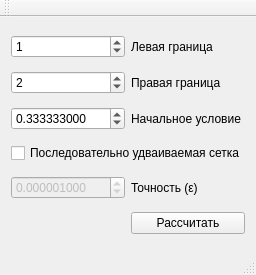
<?xml version="1.0" encoding="UTF-8"?>
<ui version="4.0">
 <class>MainWindow</class>
 <widget class="QMainWindow" name="MainWindow">
  <property name="geometry">
   <rect>
    <x>0</x>
    <y>0</y>
    <width>240</width>
    <height>275</height>
   </rect>
  </property>
  <property name="windowTitle">
   <string>MainWindow</string>
  </property>
  <widget class="QWidget" name="centralWidget">
   <layout class="QHBoxLayout" name="horizontalLayout">
    <item>
     <layout class="QGridLayout" name="gridLayout">
      <item row="3" column="0" colspan="2">
       <widget class="QCheckBox" name="gridCheckbox">
        <property name="text">
         <string>Последовательно удваиваемая сетка</string>
        </property>
       </widget>
      </item>
      <item row="5" column="1">
       <widget class="QPushButton" name="calculateButton">
        <property name="text">
         <string>Рассчитать</string>
        </property>
       </widget>
      </item>
      <item row="1" column="1">
       <widget class="QLabel" name="label_3">
        <property name="text">
         <string>Правая граница</string>
        </property>
       </widget>
      </item>
      <item row="0" column="1">
       <widget class="QLabel" name="label">
        <property name="text">
         <string>Левая граница</string>
        </property>
       </widget>
      </item>
      <item row="1" column="0">
       <widget class="QSpinBox" name="rightInput">
        <property name="minimum">
         <number>-99</number>
        </property>
        <property name="value">
         <number>2</number>
        </property>
       </widget>
      </item>
      <item row="2" column="0">
       <widget class="QDoubleSpinBox" name="y0Input">
        <property name="decimals">
         <number>9</number>
        </property>
        <property name="value">
         <double>0.333333000000000</double>
        </property>
       </widget>
      </item>
      <item row="0" column="0">
       <widget class="QSpinBox" name="leftInput">
        <property name="minimum">
         <number>-99</number>
        </property>
        <property name="value">
         <number>1</number>
        </property>
       </widget>
      </item>
      <item row="2" column="1">
       <widget class="QLabel" name="label_2">
        <property name="text">
         <string>Начальное условие</string>
        </property>
       </widget>
      </item>
      <item row="4" column="0">
       <widget class="QDoubleSpinBox" name="epsSpinBox">
        <property name="enabled">
         <bool>false</bool>
        </property>
        <property name="decimals">
         <number>9</number>
        </property>
        <property name="singleStep">
         <double>0.000000000000000</double>
        </property>
        <property name="stepType">
         <enum>QAbstractSpinBox::AdaptiveDecimalStepType</enum>
        </property>
        <property name="value">
         <double>0.000001000000000</double>
        </property>
       </widget>
      </item>
      <item row="4" column="1">
       <widget class="QLabel" name="label_4">
        <property name="text">
         <string>Точность (ε)</string>
        </property>
       </widget>
      </item>
     </layout>
    </item>
   </layout>
  </widget>
  <widget class="QMenuBar" name="menuBar">
   <property name="geometry">
    <rect>
     <x>0</x>
     <y>0</y>
     <width>240</width>
     <height>20</height>
    </rect>
   </property>
  </widget>
  <widget class="QToolBar" name="mainToolBar">
   <attribute name="toolBarArea">
    <enum>TopToolBarArea</enum>
   </attribute>
   <attribute name="toolBarBreak">
    <bool>false</bool>
   </attribute>
  </widget>
  <widget class="QStatusBar" name="statusBar"/>
 </widget>
 <layoutdefault spacing="6" margin="11"/>
 <resources/>
 <connections/>
</ui>
